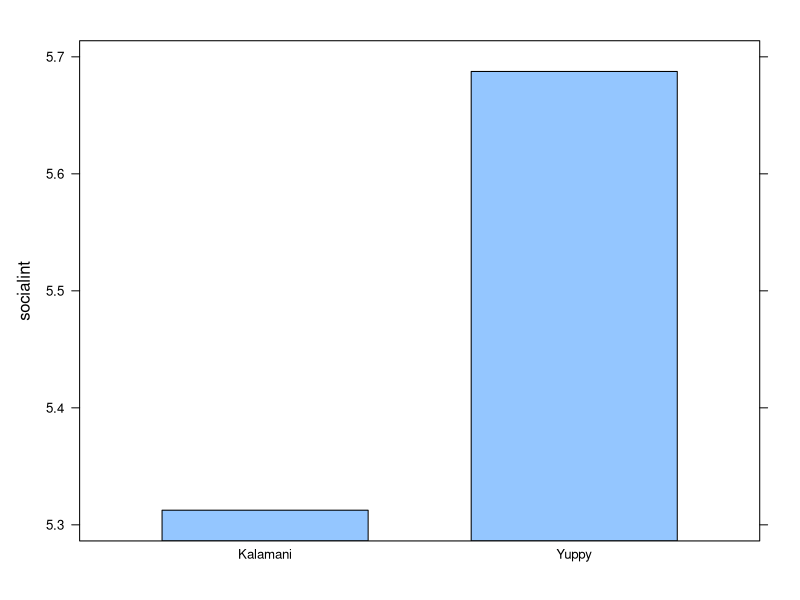
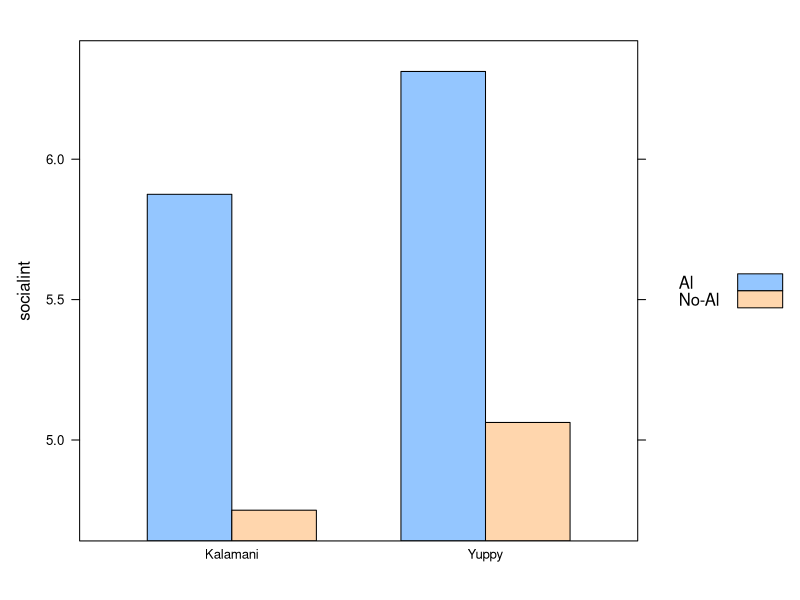
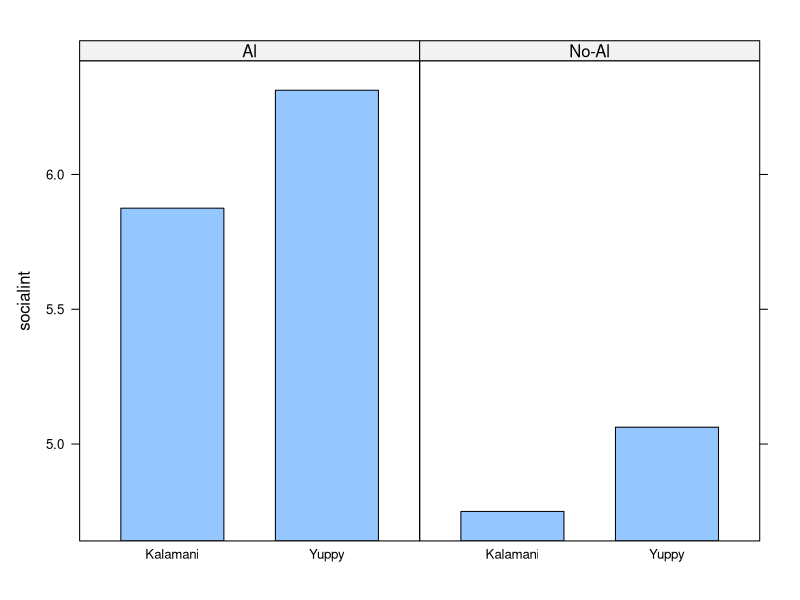
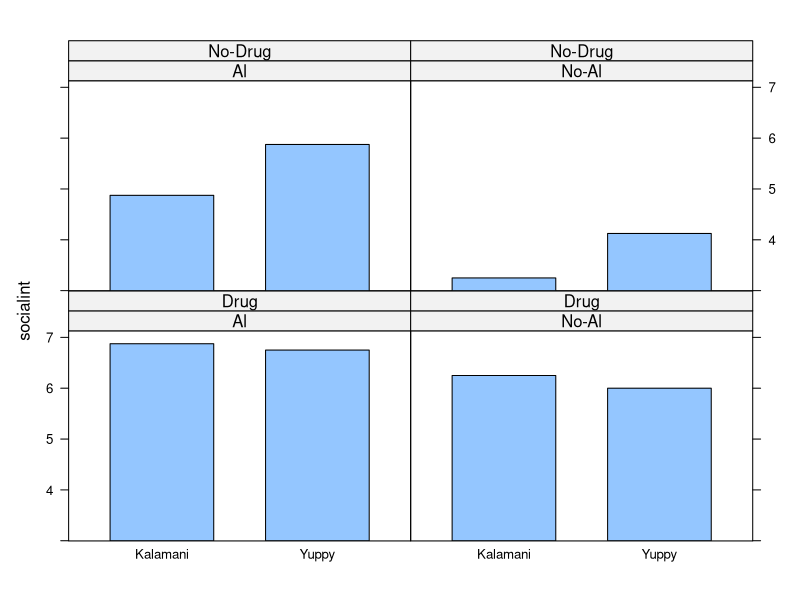
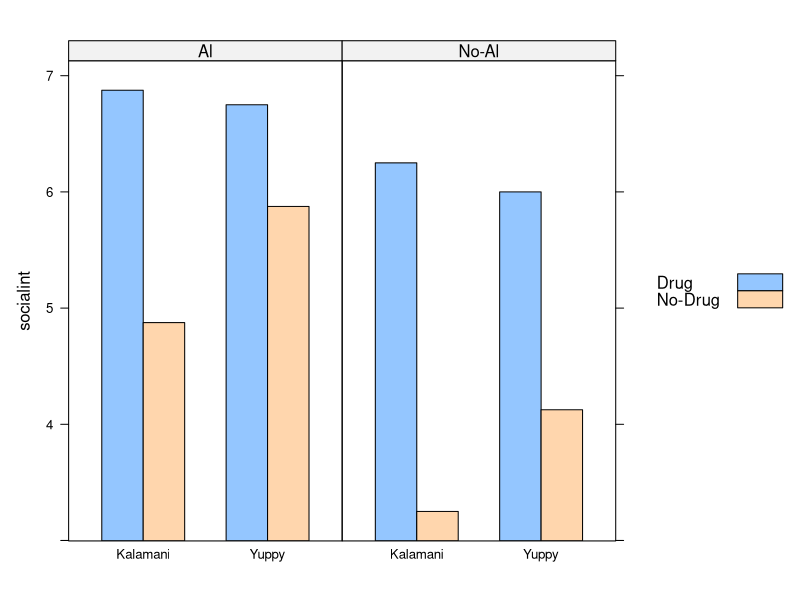
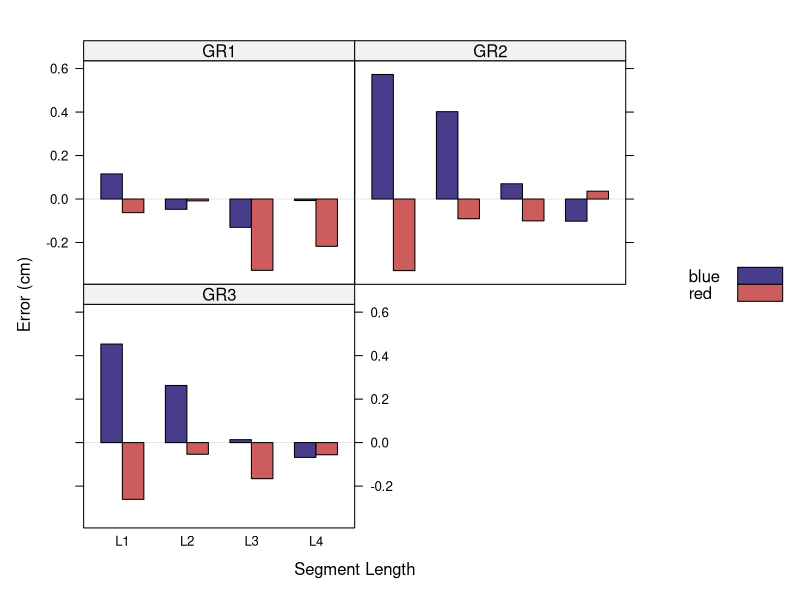
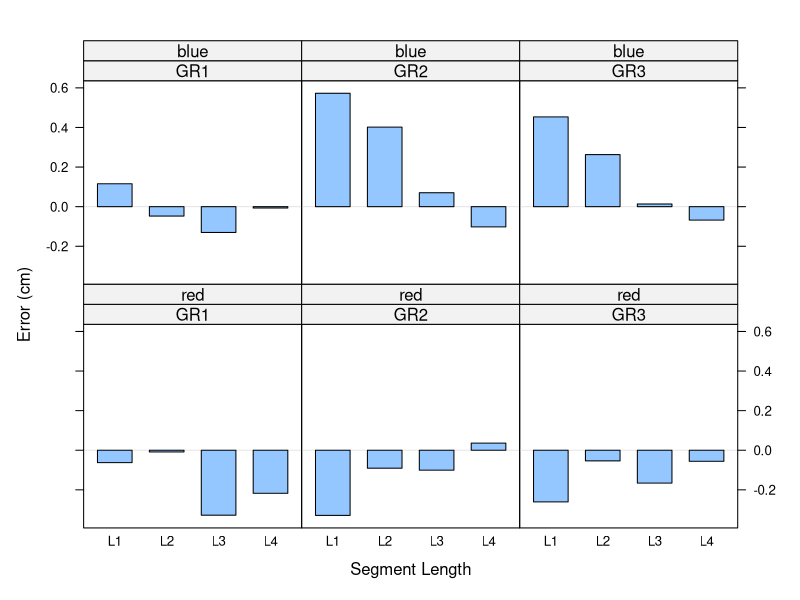
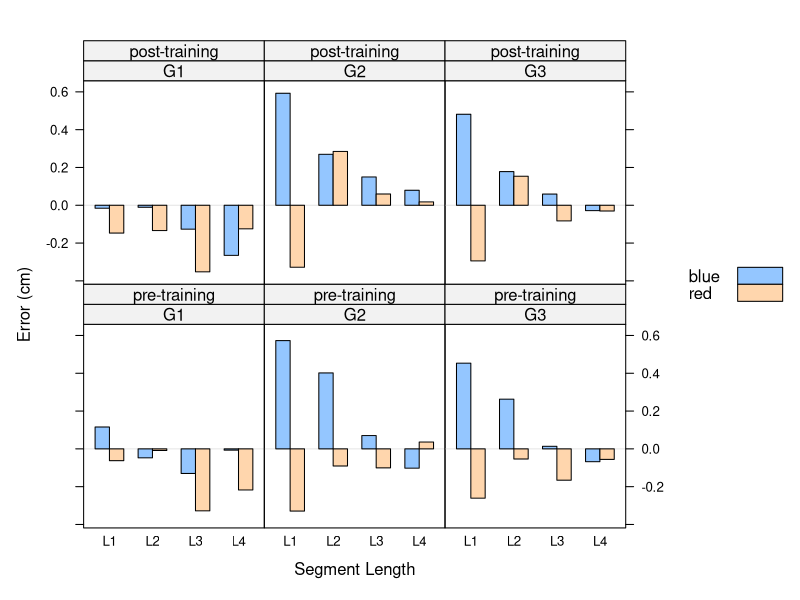

These charts were generated, in order, by the following R code:
## ---- chunk 1
dats <- read.table("datasets/rats_trellis.txt", header=TRUE)
dats$subj <- as.factor(dats$subj)
head(dats)
## ---- chunk 2
bySpec <- aggregate(dats$socialint, 
                    by=list(species=dats$species), FUN=mean)
names(bySpec)[which(names(bySpec)=="x")] <- "socialint"
bySpec
## ---- chunk 3
library(lattice)
##trellis.device() #optional
pl1 <- barchart(socialint ~ species, data=bySpec)
print(pl1)
## ---- chunk 4
bySpecAl <- aggregate(dats$socialint, 
                      by=list(species=dats$species, 
                          alcohol=dats$alcohol), FUN=mean)
names(bySpecAl)[which(names(bySpecAl)=="x")] <- "socialint"
## ---- chunk 5
pl2 <- barchart(socialint ~ species, groups=alcohol, 
                 data=bySpecAl, auto.key=TRUE)
print(pl2)
## ---- chunk 6
pl3 <- barchart(socialint ~ species | alcohol, data=bySpecAl)
print(pl3)
## ---- chunk 7
bySpecAlDrug <- aggregate(dats$socialint, 
                          by=list(species=dats$species, 
                          alcohol=dats$alcohol, drug=dats$drug), 
                          FUN=mean)
names(bySpecAlDrug)[which(names(bySpecAlDrug)=="x")] <- "socialint"
pl4 <- barchart(socialint ~ species | alcohol * drug, 
                data=bySpecAlDrug)
print(pl4)
## ---- chunk 8
pl5 <- barchart(socialint ~ species | alcohol, 
                groups=drug, data=bySpecAlDrug,
                auto.key=TRUE)
print(pl5)
## ---- chunk 9
dats <- read.table("datasets/line_matching.txt", header=TRUE)
#trellis.device()
oldpar <- trellis.par.get("superpose.polygon")
trellis.par.set(superpose.polygon = 
list(col = c("darkslateblue", "indianred")))
myGraph <- barchart(error ~ length | group, groups=color, 
           data=dats, origin=0, ylab="Error (cm)", 
           xlab="Segment Length", 
           auto.key=TRUE, as.table=TRUE)
print(myGraph)
trellis.par.set(superpose.polygon = oldpar)
## ---- chunk 10
barchart(error ~ length | group * color, 
         data=dats, origin=0, ylab="Error (cm)", xlab="Segment Length", 
         auto.key=TRUE, as.table=TRUE)

## ---- chunk 11
dats = read.table("datasets/line_matching_training.txt", header=TRUE)
myGraph <- barchart(error ~ length | group * session, groups=color, 
                    data=dats, origin=0, ylab="Error (cm)", 
                    xlab="Segment Length", 
                    auto.key=TRUE, as.table=TRUE)
print(myGraph)
## ---- chunk 12
oldpar <- trellis.par.get("superpose.symbol")
trellis.par.set(superpose.symbol = 
                list(col = c("darkslateblue", 
                "indianred"), pch=19))
dotplot(error ~ length | group, groups=color, 
        data=dats, origin=0, ylab="Error (cm)", 
        xlab="Segment Length", auto.key=TRUE, 
        aspect=1, as.table=TRUE)
## ---- chunk 13
panel.hRefDotplot <- function(x, y, ref=NULL, ...){
panel.dotplot(x, y, ...)
panel.abline(h=ref, ...)
}
## ---- chunk 14
dotplot(error ~ length | group, groups=color, 
        data=dats, origin=0, ylab="Error (cm)", 
        xlab="Segment Length", auto.key=TRUE, aspect=1, 
        as.table=TRUE, ref=0, panel=panel.hRefDotplot)
